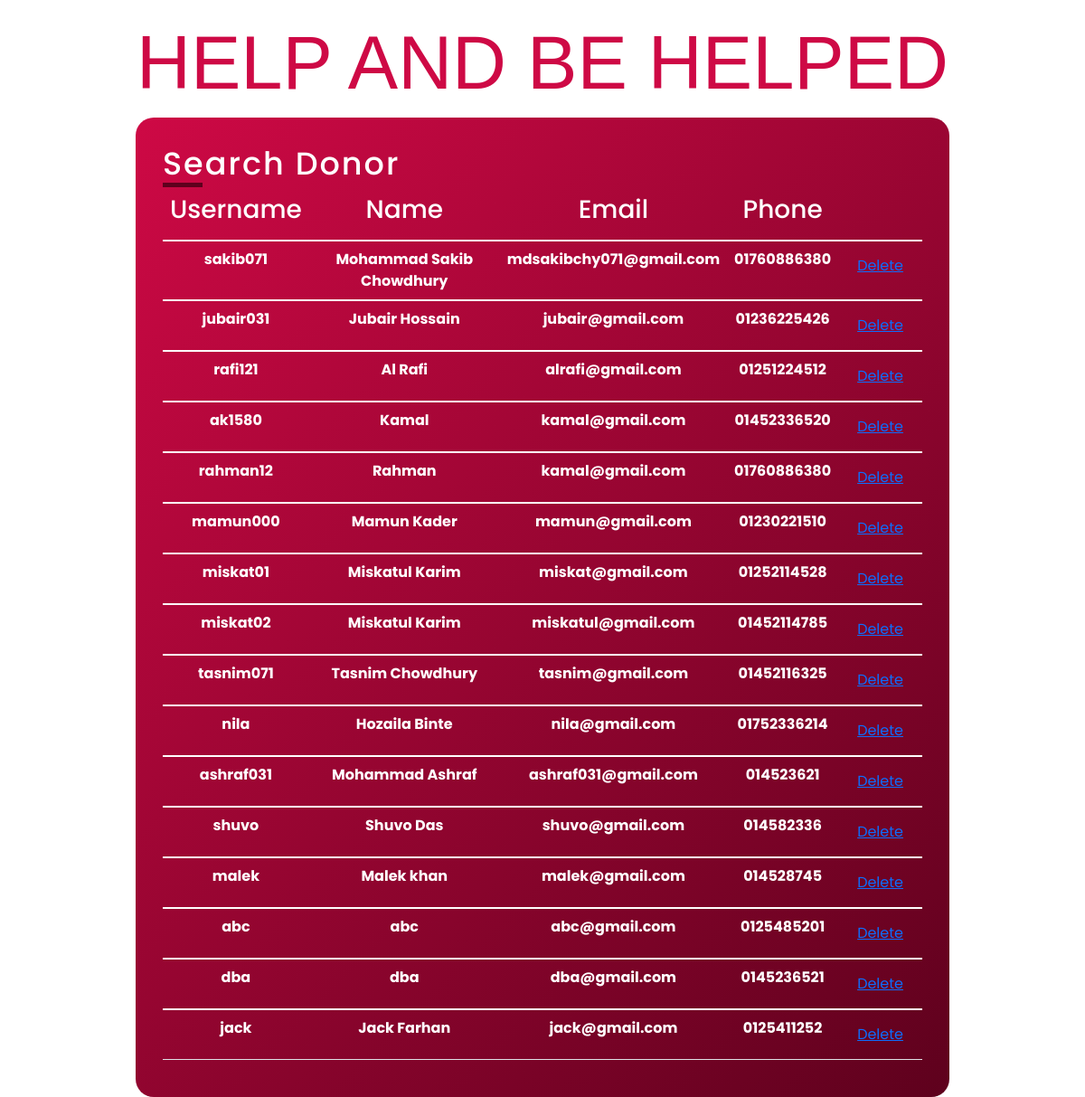
The app's page /admin.php, older data.
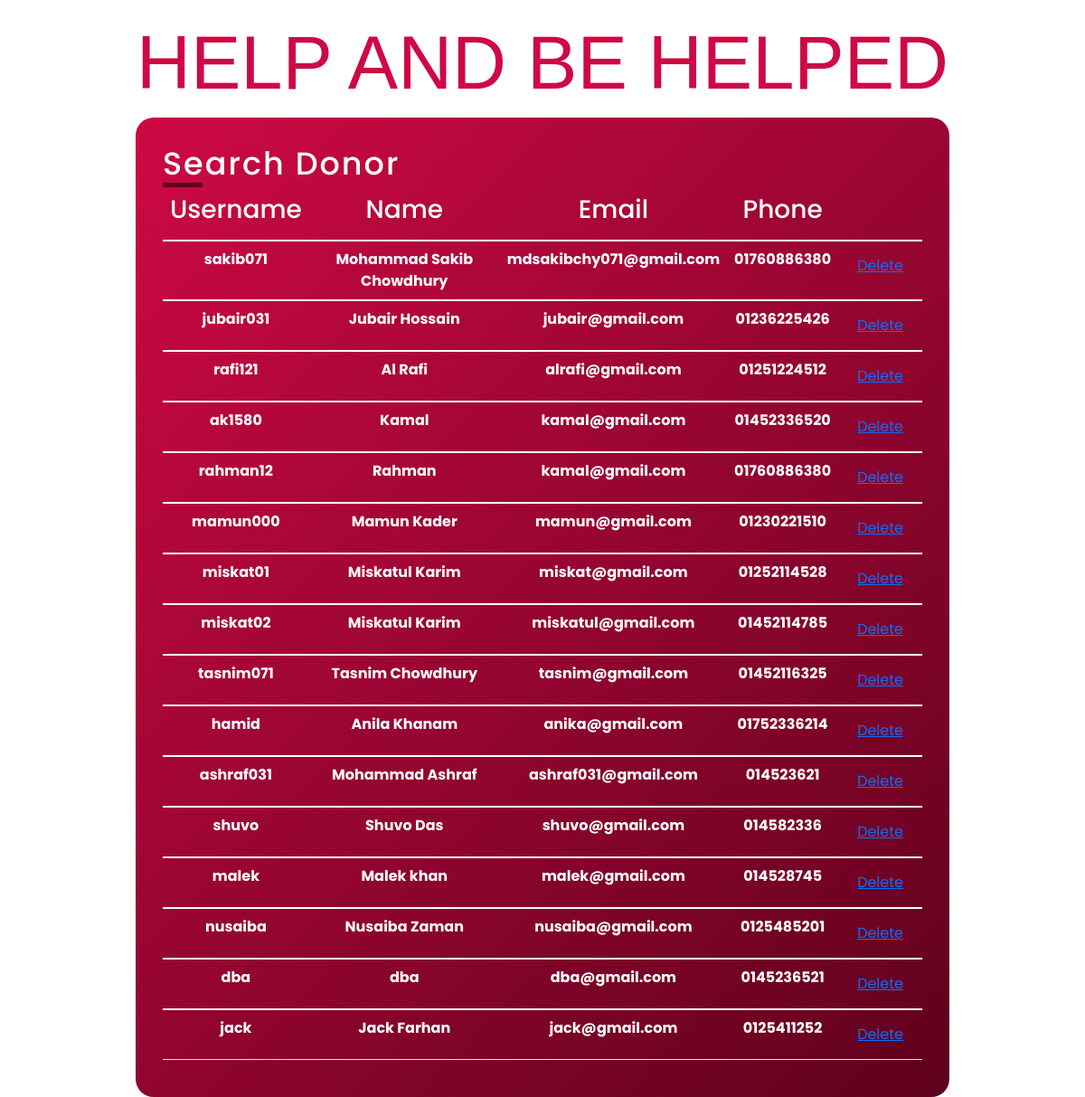
The same page, newer data.
### tables this page shows
CREATE TABLE `register` (
  `id` int(30) NOT NULL,
  `username` varchar(30) NOT NULL,
  `full_name` varchar(30) NOT NULL,
  `email` varchar(30) NOT NULL,
  `phone` varchar(30) NOT NULL,
  `password` varchar(30) NOT NULL,
  `confirm_password` varchar(30) NOT NULL,
  `gender` varchar(30) NOT NULL,
  `bloodgroup` varchar(30) NOT NULL,
  `address` varchar(30) NOT NULL
);

### admin.php (the view, shortened to what this page needs)
<!DOCTYPE html>
<html lang="en">
<head>
    <link href="https://cdn.jsdelivr.net/npm/bootstrap@5.1.3/dist/css/bootstrap.min.css" rel="stylesheet">
    <link rel="stylesheet" type="text/css" href="css/donar_search.css">
</head>
<body>
    <div class="titletag">
        <h1>HELP AND BE HELPED</h1>
    </div>
    <div class="container">
        <div class="title">Search Donor</div>
        <form action="delete.php" method="post" class="form">
            <table class="table">
                <thead>
                    <tr>
                        <th scope="col">
                            <h3>Username</h3>
                        </th>
                        <th scope="col">
                            <h3>Name</h3>
                        </th>
                        <th scope="col">
                            <h3>Email</h3>
                        </th>
                        <th scope="col">
                            <h3>Phone</h3>
                        </th>
                    </tr>
                </thead>
                <tbody>
                <?php
$server = "localhost";
$user = "root";
$pass = "";
$database = "blood_donation";
$connection = mysqli_connect($server, $user, $pass, $database);
$query = " SELECT * FROM register";
$run = mysqli_query($connection, $query);
if($run){
    while($row = mysqli_fetch_array($run))
    {
        ?>
        <tbody>
            <tr>
                <th><?php echo $row['username']; ?></th>
                <th><?php echo $row['full_name']; ?></th>
                <th><?php echo $row['email']; ?></th>
                <th><?php echo $row['phone']; ?></th>
                <form class="dlt" action="delete.php" method="post">
                <?php $dlter=$row['username'];
                    echo '<td><button class=btn btn-danger><a href="delete.php?delete='.$dlter.'">Delete</a></button></td>'
                    ?>
                    </form>
            </tr>
        </tbody>
        <?php
    }
}
?>
                </tbody>
            </table>
        </form>
    </div>
</body>
</html>

### css/donar_search.css (style rules this page uses)
* { margin: 0; padding: 0; box-sizing: border-box; font-family: "Poppins", sans-serif; }
body { display: grid; height: 80vh; padding: 10px; justify-content: center; align-items: center; background: #fff; }
.titletag h1 { margin: 10px; font-size: 83px; color: rgb(206, 9, 69); text-align: center; border-radius: 25px; font-family: "Lemon Milk", sans-serif; }
.container { max-width: 900px; width: 100%; padding: 25px 30px; border-radius: 20px; background: linear-gradient(135deg, rgb(206, 9, 69), rgb(94, 1, 29)); color: #fff; }
.container .title { font-size: 35px; font-weight: 500; position: relative; color: #fff; letter-spacing: 2px; }
.container .title::before { content: ""; position: absolute; left: 0; bottom: 0; height: 5px; width: 44px; background: rgb(94, 1, 29); }
.table { width: 100%; justify-content: center; text-align: center; }
.table { color: #fff; }

Row changes from the older to the newer data that the page shows:
changed register: username "nila" → "hamid"; full_name "Hozaila Binte" → "Anila Khanam"; email "nila@gmail.com" → "anika@gmail.com"
changed register: username "abc" → "nusaiba"; full_name "abc" → "Nusaiba Zaman"; email "abc@gmail.com" → "nusaiba@gmail.com"
